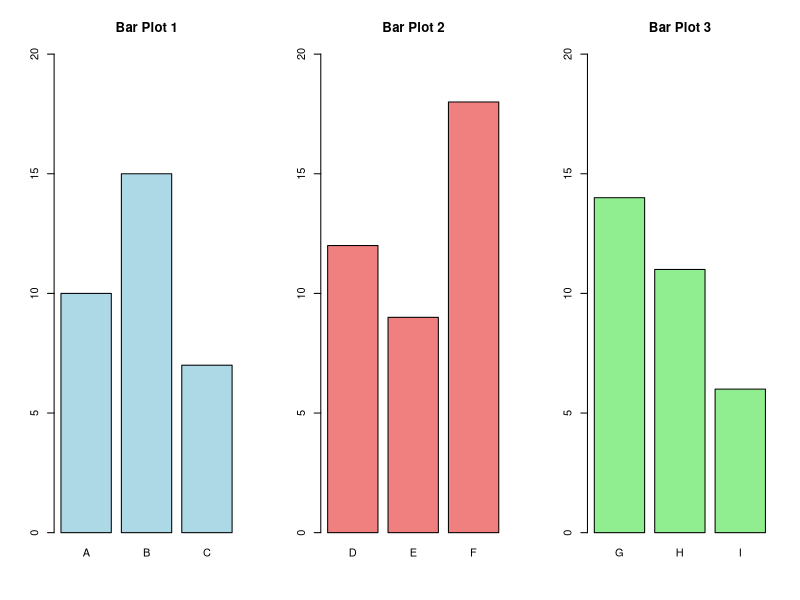
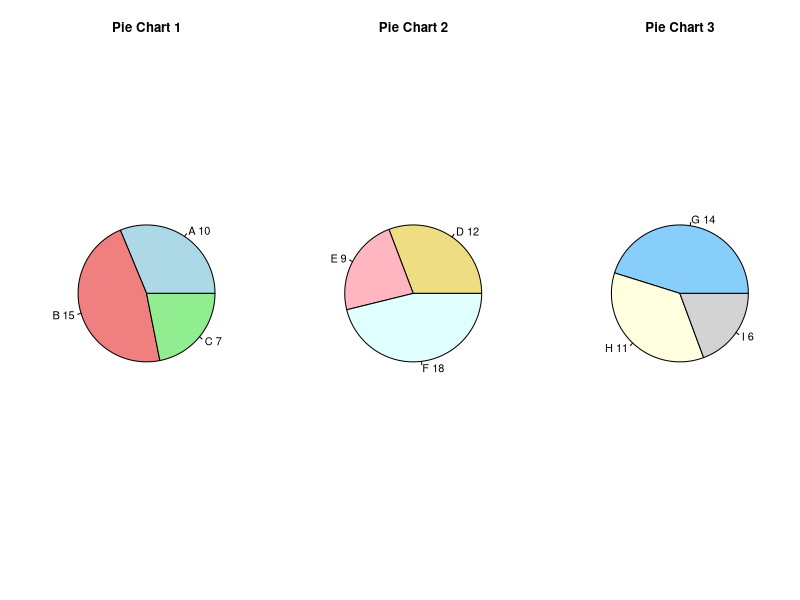
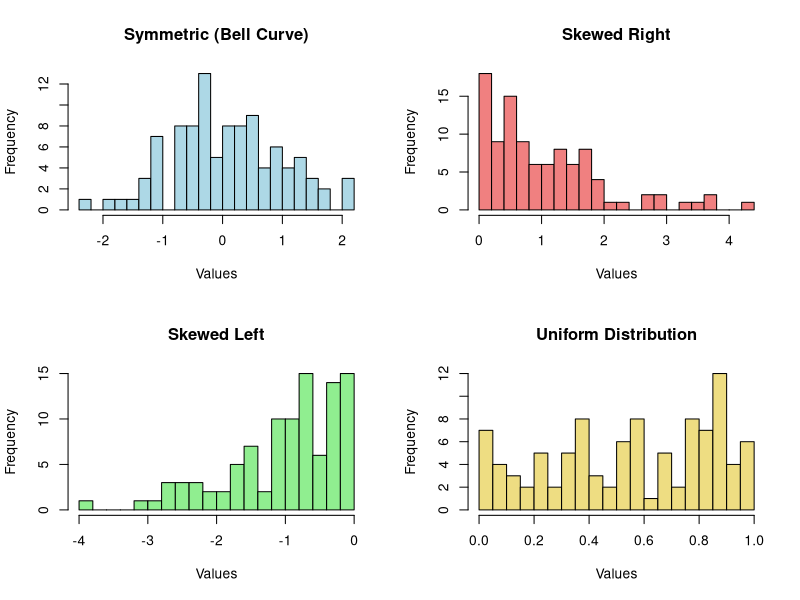
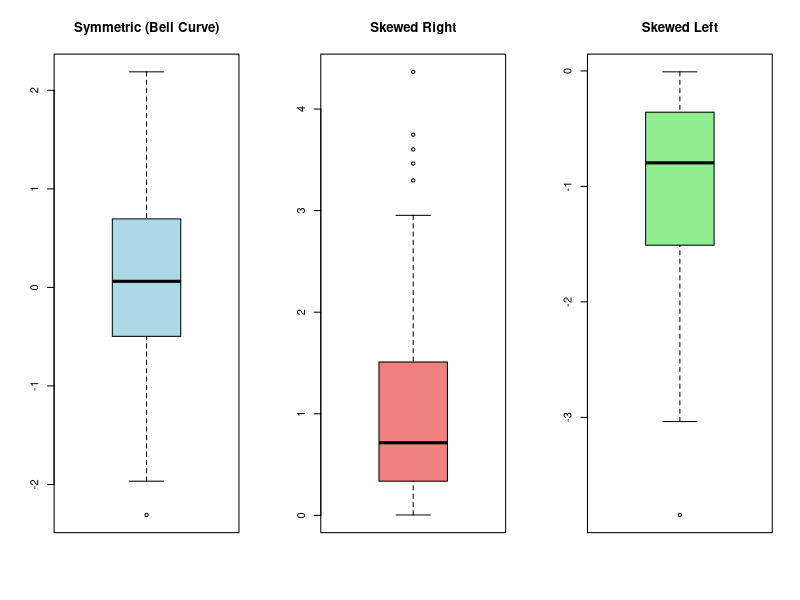

Source code (R) for these figures, in order:
## ---- chunk 1
knitr::opts_chunk$set(echo = FALSE, comment = NA, warning = FALSE, message = FALSE)
library(ggplot2)
library(kableExtra)  # For better HTML table visuals
library(patchwork)

## ---- chunk 2
# Generate random heights using a normal distribution
set.seed(123)  # Set seed for reproducibility
heights_cm <- rnorm(100, mean = 170, sd = 10)  # 100 heights in cm with a mean of 170 and SD of 10
heights_in <- heights_cm / 2.54  # Convert cm to inches
heights_ft <- heights_cm / 30.48  # Convert cm to feet

h = cbind(heights_cm, heights_in, heights_ft)
h[1:5,] %>%
  kbl() %>%
  kable_styling(bootstrap_options = c("striped", "hover", "condensed", "responsive"), full_width = F)
## ---- chunk 3
# Summary Measures Function
summary_measures <- function(data) {
  list(
    Mean = round(mean(data), 2),
    Median = round(median(data), 2),
    Variance = round(var(data), 2),
    SD = round(sd(data), 2),
    Range = c(min(data), max(data)),
    IQR = round(IQR(data), 2)
  )
}

# Summary for Heights in cm, inches, and feet
summary_cm <- summary_measures(heights_cm)
summary_in <- summary_measures(heights_in)
summary_ft <- summary_measures(heights_ft)

# Combine summary statistics in a table with formatted range
summary_table <- data.frame(
  Measure = c("Mean", "Median", "Variance", "Standard Deviation", "Range (Min)", "Range (Max)", "Interquartile Range (IQR)"),
  Height_cm =round( c(summary_cm$Mean, summary_cm$Median, summary_cm$Variance, summary_cm$SD, summary_cm$Range[1], summary_cm$Range[2], summary_cm$IQR),3),
  Height_in = round( c(summary_in$Mean, summary_in$Median, summary_in$Variance, summary_in$SD, summary_in$Range[1], summary_in$Range[2], summary_in$IQR),3),
  Height_ft = round( c(summary_ft$Mean, summary_ft$Median, summary_ft$Variance, summary_ft$SD, summary_ft$Range[1], summary_ft$Range[2], summary_ft$IQR),3)
)

# Z-Score Calculation Function
z_score <- function(value, mean_value, sd_value) {
  round((value - mean_value) / sd_value, 2)
}

# Z-Scores for selected heights
z_scores_cm <- z_score(c(160, 170, 180), summary_cm$Mean, summary_cm$SD)
z_scores_in <- z_score(c(160, 170, 180) / 2.54, summary_in$Mean, summary_in$SD)  # Convert to inches
z_scores_ft <- z_score(c(160, 170, 180) / 30.48, summary_ft$Mean, summary_ft$SD)  # Convert to feet

# Combine Z-score calculations into a table
z_score_table <- data.frame(
  Height_Value = c(160, 170, 180),
  Z_Score_cm = z_scores_cm,
  Z_Score_in = z_scores_in,
  Z_Score_ft = z_scores_ft
)

# Use HTML to align two tables side by side
cat('<div class="table-container">')

# Print the summary table
summary_table %>%
  kbl() %>%
  kable_styling(bootstrap_options = c("striped", "hover", "condensed", "responsive"), full_width = F)

# Print the Z-score table
z_score_table %>%
  kbl() %>%
  kable_styling(bootstrap_options = c("striped", "hover", "condensed", "responsive"), full_width = F)

cat('</div>')

## ---- chunk 4
# Setting up the plotting area for 1x3 bar plots
par(mfrow = c(1, 3))

# Bar Plot 1: Category A, B, C
data_bar1 <- c(A = 10, B = 15, C = 7)
barplot(data_bar1, main = "Bar Plot 1", col = "lightblue", ylim = c(0, 20))

# Bar Plot 2: Category D, E, F
data_bar2 <- c(D = 12, E = 9, F = 18)
barplot(data_bar2, main = "Bar Plot 2", col = "lightcoral", ylim = c(0, 20))

# Bar Plot 3: Category G, H, I
data_bar3 <- c(G = 14, H = 11, I = 6)
barplot(data_bar3, main = "Bar Plot 3", col = "lightgreen", ylim = c(0, 20))

# Combine data into a data frame for the table
data_combined <- data.frame(
  Category = c("A", "B", "C", "D", "E", "F", "G", "H", "I"),
  `Bar Plot 1` = c(10, 15, 7, NA, NA, NA, NA, NA, NA),
  `Bar Plot 2` = c(NA, NA, NA, 12, 9, 18, NA, NA, NA),
  `Bar Plot 3` = c(NA, NA, NA, NA, NA, NA, 14, 11, 6)
)

# Print the data as an HTML table
kable(data_combined, format = "html", table.attr = "style='width:100%;'", align = 'c')
## ---- chunk 5
# Setting up the plotting area for 1x3 pie charts
par(mfrow = c(1, 3))


# Pie Chart 1: Category A, B, C
data_pie1 <- c(A = 10, B = 15, C = 7)
labels_pie1 <- paste(names(data_pie1), data_pie1)
pie(data_pie1, labels = labels_pie1, main = "Pie Chart 1", col = c("lightblue", "lightcoral", "lightgreen"))

# Pie Chart 2: Category D, E, F
data_pie2 <- c(D = 12, E = 9, F = 18)
labels_pie2 <- paste(names(data_pie2), data_pie2)
pie(data_pie2, labels = labels_pie2, main = "Pie Chart 2", col = c("lightgoldenrod", "lightpink", "lightcyan"))

# Pie Chart 3: Category G, H, I
data_pie3 <- c(G = 14, H = 11, I = 6)
labels_pie3 <- paste(names(data_pie3), data_pie3)
pie(data_pie3, labels = labels_pie3, main = "Pie Chart 3", col = c("lightskyblue", "lightyellow", "lightgray"))

# Combine data into a data frame for the table
data_combined_pie <- data.frame(
  Category = c("A", "B", "C", "D", "E", "F", "G", "H", "I"),
  `Pie Chart 1` = c(10, 15, 7, NA, NA, NA, NA, NA, NA),
  `Pie Chart 2` = c(NA, NA, NA, 12, 9, 18, NA, NA, NA),
  `Pie Chart 3` = c(NA, NA, NA, NA, NA, NA, 14, 11, 6)
)

# Print the data as an HTML table
kable(data_combined_pie, format = "html", table.attr = "style='width:100%;'", align = 'c')
## ---- chunk 6
# Setting up the plotting area for 2x2 plots
par(mfrow = c(2, 2))

# Symmetric Bell Curve (Normal Distribution)
set.seed(123)
data_symmetric <- rnorm(100, mean = 0, sd = 1)
hist(data_symmetric, breaks = 20, main = "Symmetric (Bell Curve)", xlab = "Values", col = "lightblue", border = "black")

# Skewed Right (Positive Skew)
data_skewed_right <- rexp(100, rate = 1)
hist(data_skewed_right, breaks = 20, main = "Skewed Right", xlab = "Values", col = "lightcoral", border = "black")

# Skewed Left (Negative Skew)
data_skewed_left <- -rexp(100, rate = 1)
hist(data_skewed_left, breaks = 20, main = "Skewed Left", xlab = "Values", col = "lightgreen", border = "black")

# Uniform Distribution
data_uniform <- runif(100, min = 0, max = 1)
hist(data_uniform, breaks = 20, main = "Uniform Distribution", xlab = "Values", col = "lightgoldenrod", border = "black")
## ---- chunk 7
# Setting up the plotting area for 1x3 vertical plots
par(mfrow = c(1, 3))

# Symmetric (Normal Distribution)
set.seed(123)
data_symmetric <- rnorm(100, mean = 0, sd = 1)
boxplot(data_symmetric, main = "Symmetric (Bell Curve)", col = "lightblue", vertical = TRUE)

# Skewed Right (Positive Skew)
data_skewed_right <- rexp(100, rate = 1)
boxplot(data_skewed_right, main = "Skewed Right", col = "lightcoral", vertical = TRUE)

# Skewed Left (Negative Skew)
data_skewed_left <- -rexp(100, rate = 1)
boxplot(data_skewed_left, main = "Skewed Left", col = "lightgreen", vertical = TRUE)
